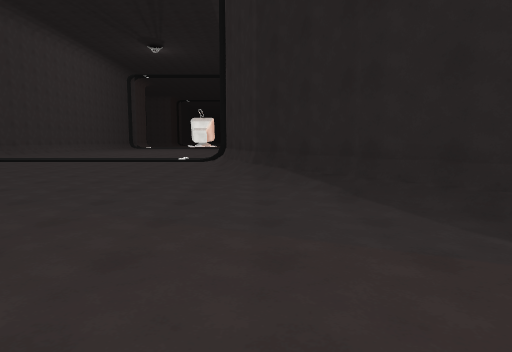
view 1 (above)

24 first-person views from a walk through a Unity game level. The camera is 1.5 m above the floor, tilts 6° down and sees 75° across. The floor is counted in squares, 2 m on a side. Each view is taken from the middle of a square. On the plan, view 1 faces up. The plan holds only what a view shows up to about 11 squares ahead; the rest is blank. The place goes on beyond the plan. The player is left out. Some animated figures are left out. Surface patterns are stand-ins for the level's own textures.

view 2
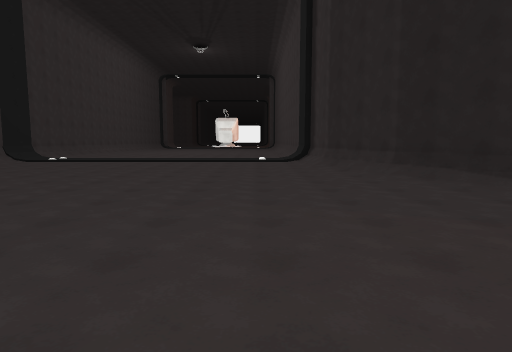

view 3
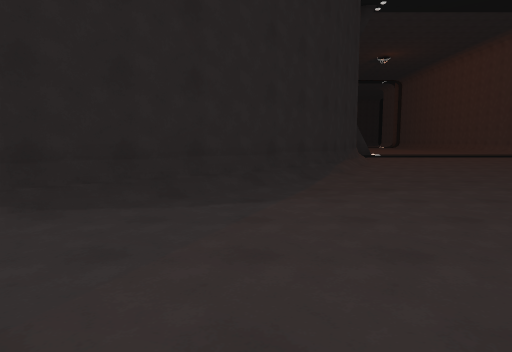

view 4
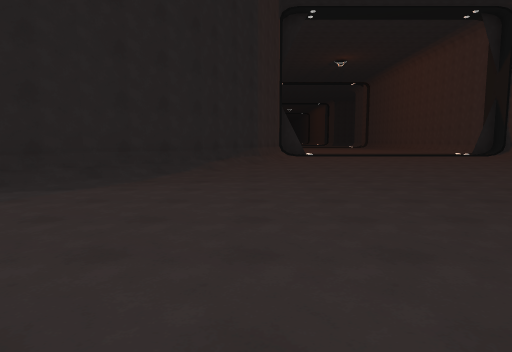

view 5
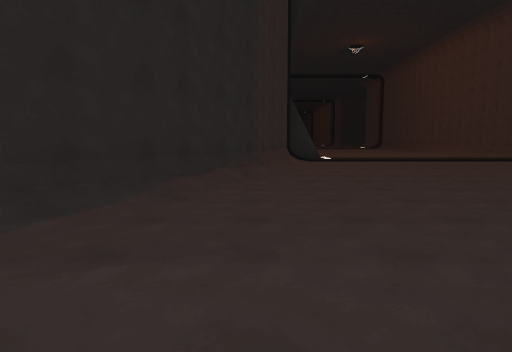

view 6
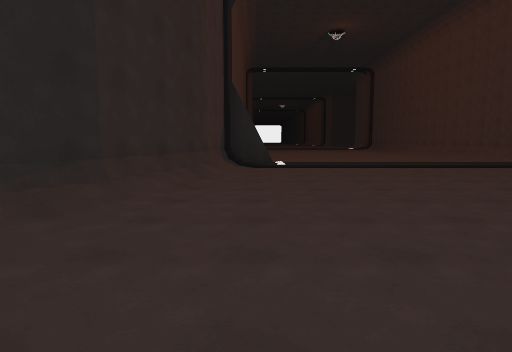

view 7
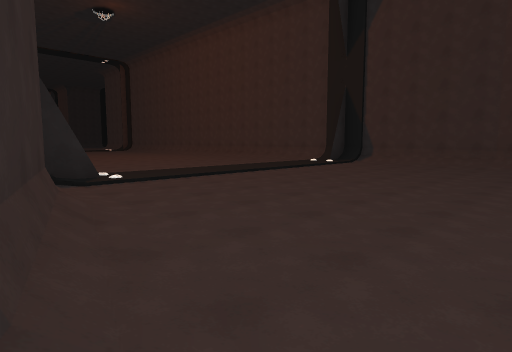

view 8
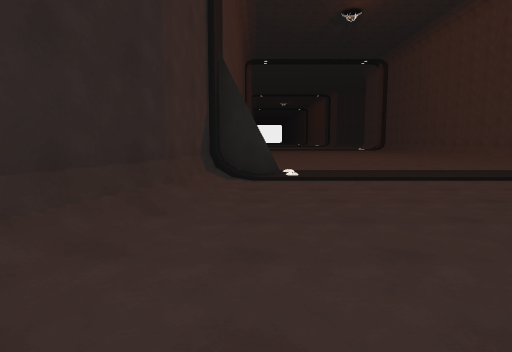

view 9
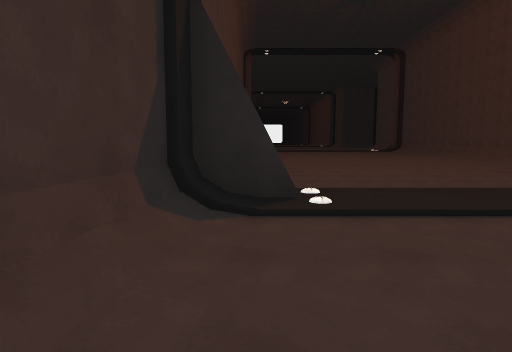

view 10
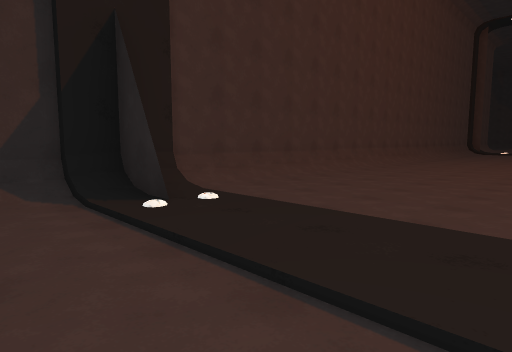

view 11
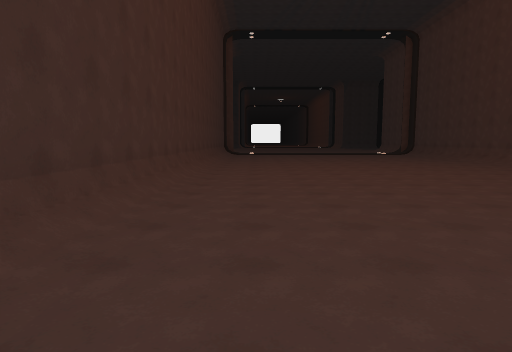

view 12
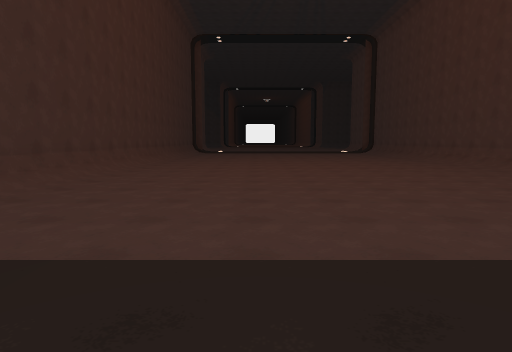

view 13
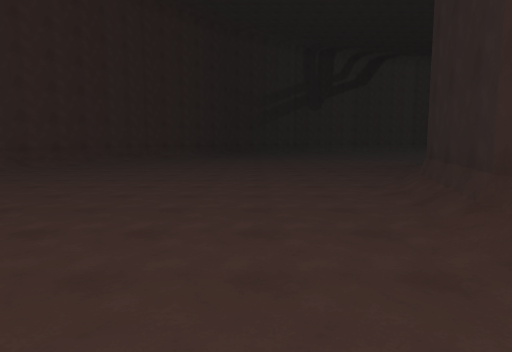

view 14
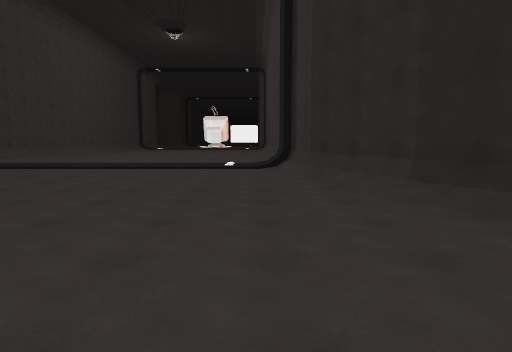

view 15
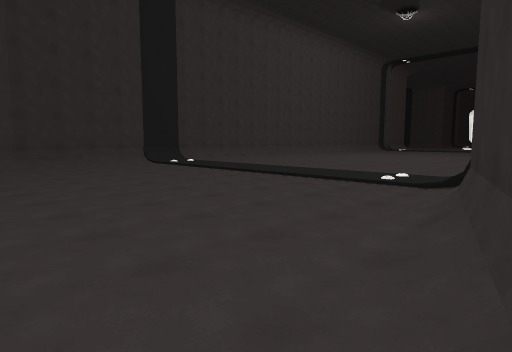

view 16
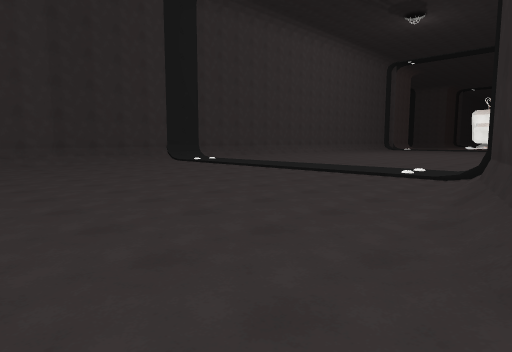

view 17
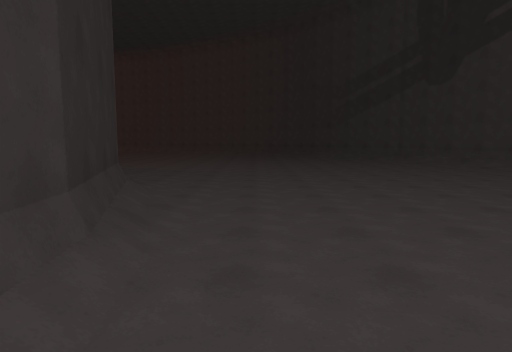

view 18
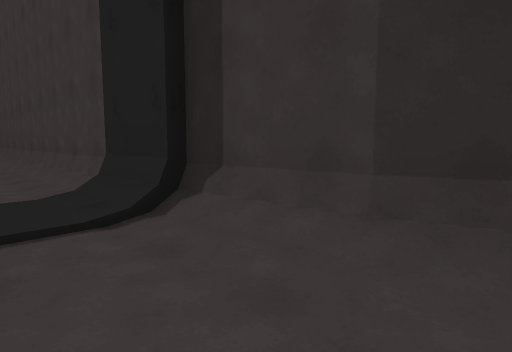

view 19
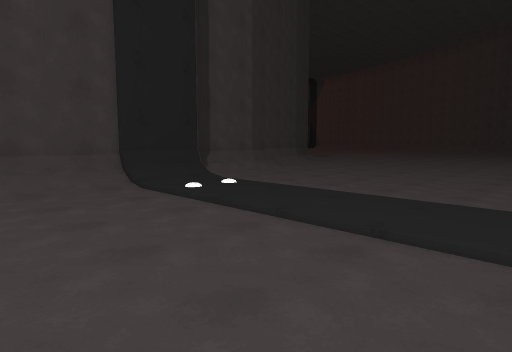

view 20
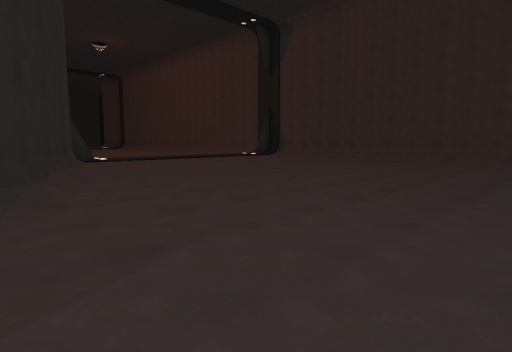

view 21
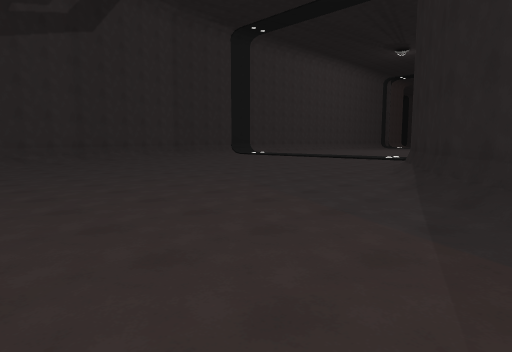

view 22
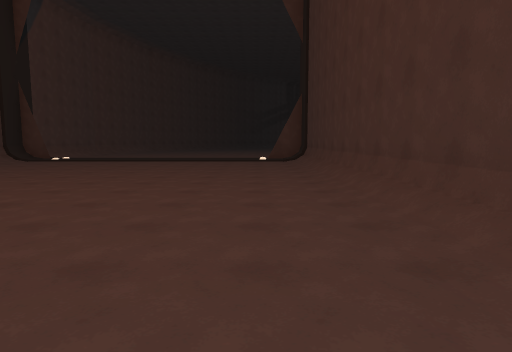

view 23
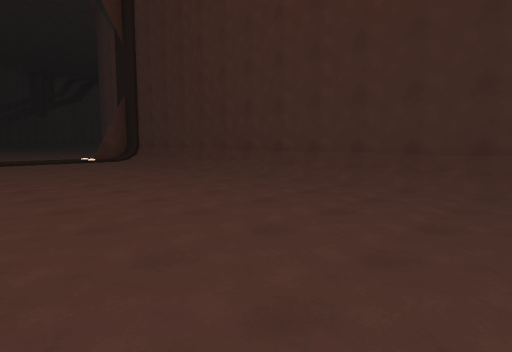

view 24
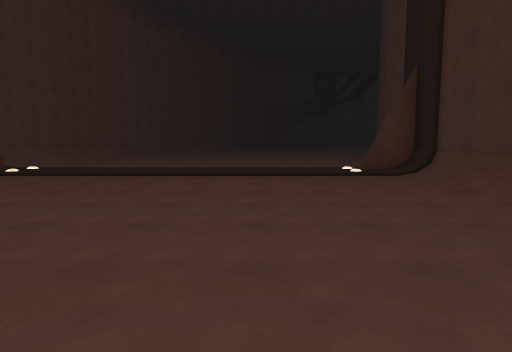

### Floor plan
Key: @ floor where view 1 was taken; # wall or solid block; . main floor; : floor 0.25 m higher than the main floor; + floor 0.5 m higher than the main floor; / step, stairs or slope.
Columns run from 12 left of view 1 to 27 right of it. Each row starts with its distance up from view 1.
 16      ......#
 15      ......#
 14      ......#
 13   :::::::::#
 12   /////////#
 11  ..........#
 10 #..........##
  9 #........../#
  8 #/........./#
  7 #/..........##
  6   ........../#
  5      ........##
  4     ........./##
  3    .........../##
  2   #/.........../##
  1   ##............/##
  0     /.......@..../###
 -1          ........../####
 -2           ...........//################
 -3            ...............#/...........
 -4             ..............:/............
 -5               ............:/............
 -6               ............:/............
 -7               ............:/............
 -8               ............:/............
 -9               ............:/..........
-10                /..........:/..........
-11                ##/  ......:/..........
-12                     //....//..  ......
-13                      #####        +++
-14                                    ##

Where each view was taken, in squares from view 1:
view 1: 0 up, 0 right, facing up
view 2: 0 up, 3 left, facing up
view 3: 2 up, 2 left, facing right
view 4: 1 down, 3 left, facing right
view 5: 1 down, 1 right, facing right
view 6: 3 down, 4 right, facing right
view 7: 1 down, 7 right, facing down-right
view 8: 3 down, 7 right, facing right
view 9: 3 down, 10 right, facing right
view 10: 7 down, 12 right, facing up-right
view 11: 4 down, 14 right, facing right
view 12: 6 down, 13 right, facing right
view 13: 4 down, 14 right, facing left
view 14: 3 up, 2 left, facing up
view 15: 6 up, 0 right, facing up-left
view 16: 5 up, 0 right, facing up-left
view 17: 12 up, 2 left, facing down
view 18: 9 up, 3 left, facing up-right
view 19: 16 up, 7 left, facing down-right
view 20: 1 up, 1 right, facing down-right
view 21: 1 down, 3 right, facing up-left
view 22: 4 down, 27 right, facing left
view 23: 8 down, 27 right, facing up-left
view 24: 6 down, 22 right, facing left
